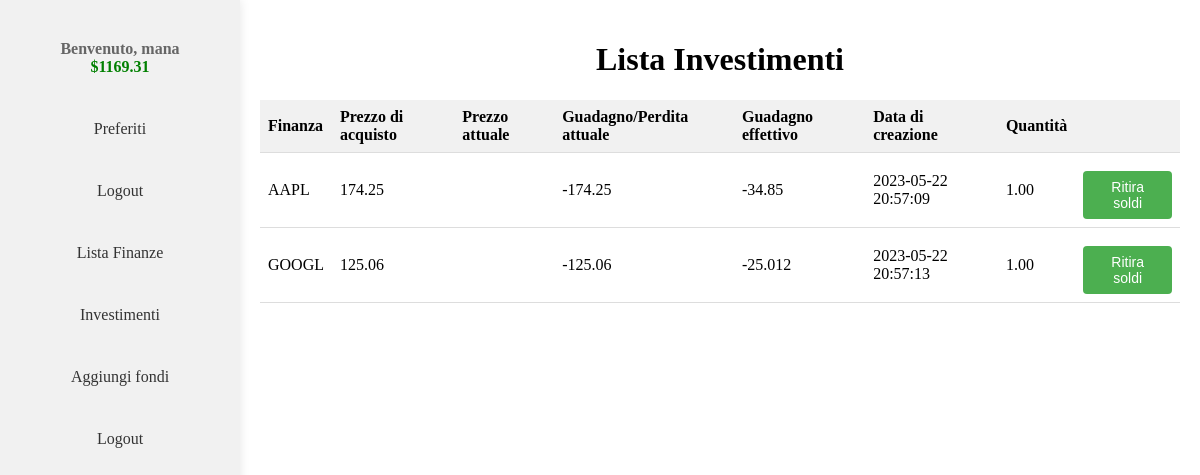
/visualizza_investimenti.php (signed in), run on the app's committed database.
### tables this page shows
CREATE TABLE `saldo_utenti` (
  `id` int(11) NOT NULL,
  `userName` varchar(255) NOT NULL,
  `saldo` decimal(10,2) NOT NULL
);

CREATE TABLE `investimenti` (
  `id` int(11) NOT NULL,
  `userName` varchar(255) DEFAULT NULL,
  `ticker` varchar(255) DEFAULT NULL,
  `quantity` decimal(10,2) DEFAULT NULL,
  `purchasePrice` decimal(10,2) DEFAULT NULL,
  `created_at` timestamp NOT NULL DEFAULT current_timestamp()
);

### visualizza_investimenti.php (the view, shortened to what this page needs)
<!DOCTYPE html>
<html>
<head>
</head>
<body>
<div class="container">
    <div class="sidebar">
        <div class="session-name">
        <?php
if (isset($_SESSION['userName'])) {
    echo "Benvenuto, " . $_SESSION['userName'];
    $conn = mysqli_connect("localhost", "root", "", "finanza");
    $username = $_SESSION['userName'];
    $query = "SELECT saldo FROM saldo_utenti WHERE userName = '$username'";
    $result = mysqli_query($conn, $query);
    if (mysqli_num_rows($result) > 0) {
        $row = mysqli_fetch_assoc($result);
        $saldo = $row['saldo'];
        echo "<br>";
        echo "<span class='saldo-verde'>$" . $saldo . "</span>";
    }
} else {
    echo "Benvenuto!";
}
?>
        </div>
        <br>
        <br>
        <a href="preferiti.php">Preferiti</a>
        <br>
        <a href="index.php">Logout</a>
        <br>
        <a href="info.php">Lista Finanze</a>
        <br>
        <a href="investimenti.php">Investimenti</a>
        <br>
        <a href="soldi.php">Aggiungi fondi</a>
        <br>
        <a href="index.php">Logout</a>
    </div>
    <div class="investments">
        <h1>Lista Investimenti</h1>
        <table>
            <tr>
                <th>Finanza</th>
                <th>Prezzo di acquisto</th>
                <th>Prezzo attuale</th>
                <th>Guadagno/Perdita attuale</th>
                <th>Guadagno effettivo</th>
                <th>Data di creazione</th>
                <th>Quantità</th>
                <th></th>
            </tr>
            <?php
            $db_host = 'localhost';
            $db_username = 'root';
            $db_password = '';
            $db_name = 'finanza';
            $conn = new mysqli($db_host, $db_username, $db_password, $db_name);
            $stmt = $conn->prepare("SELECT * FROM investimenti WHERE userName = ?");
            $stmt->bind_param("s", $_SESSION['userName']);
            if ($stmt->execute()) {
                $result = $stmt->get_result();
                while ($row = $result->fetch_assoc()) {
                    $ticker = $row['ticker'];
                    $purchasePrice = $row['purchasePrice'];
                    $createdAt = $row['created_at'];
                    $quantita = $row['quantity'];
                    $apiUrl = 'https://cloud.iexapis.com/stable/stock/' . $ticker . '/price?token=sk_5138bd1aa4bf41628a15cd47dcd75e47';
                    $currentPrice = getCurrentPrice($apiUrl);
                    $currentProfit = ($currentPrice - $purchasePrice);
                    $actualProfit = $currentProfit >= 0 ? $currentProfit * 0.8 : $currentProfit - ($currentProfit * 0.8);
                    echo '<tr>';
                    echo '<td>' . $ticker . '</td>';
                    echo '<td>' . $purchasePrice . '</td>';
                    echo '<td>' . $currentPrice . '</td>';
                    echo '<td>' . $currentProfit . '</td>';
                    echo '<td>' . $actualProfit . '</td>';
                    echo '<td>' . $createdAt . '</td>';
                    echo '<td>' . $quantita . '</td>';
                    echo '<td><button class="withdraw-button" onclick="withdraw(\'' . $createdAt . '\')">Ritira soldi</button></td>';
                    echo '</tr>';
                }
            }
            function getCurrentPrice($apiUrl) {
                $response = file_get_contents($apiUrl);
                return $response;
            }
            ?>
        </table>
    </div>
</div>
</body>
</html>

### visualizza_investimenti.php (style rules this page uses)
body { margin: 0; padding: 0; }
.container { display: flex; height: 100vh; }
.sidebar { width: 200px; height: 100vh; background-color: #f1f1f1; padding: 20px; box-shadow: 0 0 10px rgba(0, 0, 0, 0.1); display: flex; flex-direction: column; align-items: center; }
.sidebar a { display: block; margin-bottom: 10px; text-decoration: none; color: #333; padding: 8px; border-radius: 5px; }
.session-name { margin-top: 20px; font-weight: bold; text-align: center; color: #666; }
.saldo-verde { color: green; }
.investments { flex: 1; padding: 20px; box-sizing: border-box; }
h1 { text-align: center; }
table { width: 100%; border-collapse: collapse; }
th, td { padding: 8px; text-align: left; border-bottom: 1px solid #ddd; }
th { background-color: #f1f1f1; }
.withdraw-button { background-color: #4CAF50; color: white; border: none; padding: 8px 16px; text-align: center; text-decoration: none; display: inline-block; font-size: 14px; margin-top: 10px; cursor: pointer; border-radius: 4px; }

### data on the page
saldo_utenti: saldo "1169.31"
investimenti: ticker "AAPL", purchasePrice "174.25", currentProfit "-174.25", actualProfit "-34.85", created_at "2023-05-22 20:57:09", quantity "1.00"
investimenti: ticker "GOOGL", purchasePrice "125.06", currentProfit "-125.06", actualProfit "-25.012", created_at "2023-05-22 20:57:13", quantity "1.00"

### other printed values
$_SESSION['userName'] "mana"
